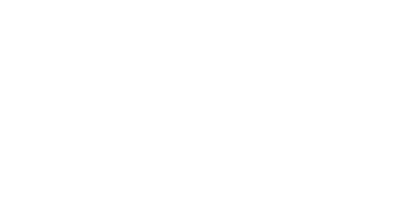
Frame 1 (no input)
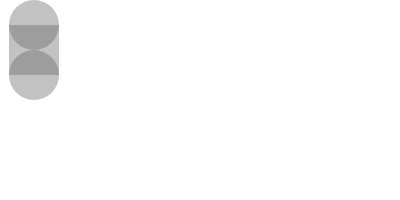
Frame 60 (no input)
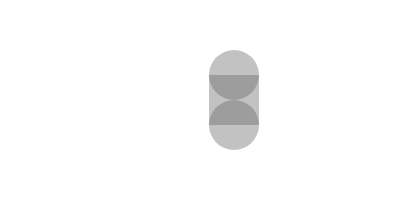
Frame 120 (the mouse pressed at the canvas centre since frame 60)

The p5.js sketch that drew these frames (run headless with seeded random() and noise() and a simulated clock; from frame 60 on, the mouse is pressed at the canvas centre):

// p5.js sketch
// ── sketch.js
let shape1x = 0;
let shape1y = 50;
let shape1step = 1;


function setup(){
  createCanvas(400, 200).mousePressed(function() {
    shape1x = mouseX;
    shape1y = mouseY;
  });
  createSpan('click on canvas to move the shape');
  // Color gray with moderate alpha
  fill(100, 100, 100, 100);
}

function draw() {
  background(255);
  noStroke();
  // circle(shape1x, shape1y, 64);
  draw_shape1(shape1x, shape1y)
  shape1x = (shape1x + shape1step) % width;
}

function draw_shape1(x, y) {
  push();
  translate(x,y);
  circle(-25, -25, 50)
  rect(-50, -25, 50, 50);
  circle(-25, 25, 50)
  pop();
}

// https://editor.p5js.org/jht1493/sketches/hgFw3__cZ
// 2.5.1 draw_shape1 

// https://editor.p5js.org/jht1493/sketches/UDMyivHEQ
// 2.4.2 shape1 alpha

// https://editor.p5js.org/jht1493/sketches/N2VJYjIWg
// 2.4.1 random shape1

// https://editor.p5js.org/jht1493/sketches/CwYDz_4N2
// 2.2.2 variable circleX width

// https://editor.p5js.org/jht1493/sketches/v9zsQFPqN
// 2.2 variable circleX

// Make Your Own (Make Your Own Variable)
// Code! Programming with p5.js
// The Coding Train / Daniel Shiffman
// https://thecodingtrain.com/beginners/p5js/2.2-make-your-own.html
// https://youtu.be/dRhXIIFp-ys

// Make Your Own Variable: https://editor.p5js.org/codingtrain/sketches/xPXNdPy17
// Growing Circle Exercise: https://editor.p5js.org/codingtrain/sketches/ehbMJ-otC
